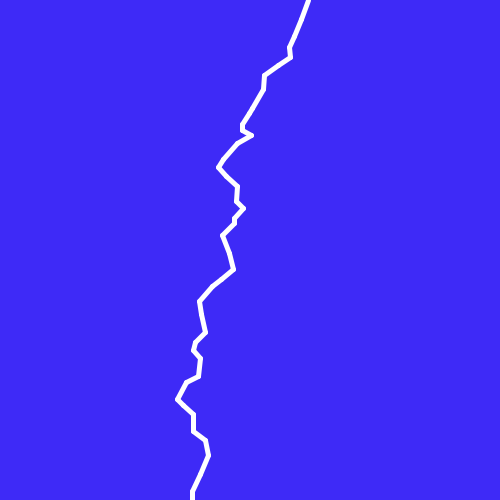
Frame 1 (no input)
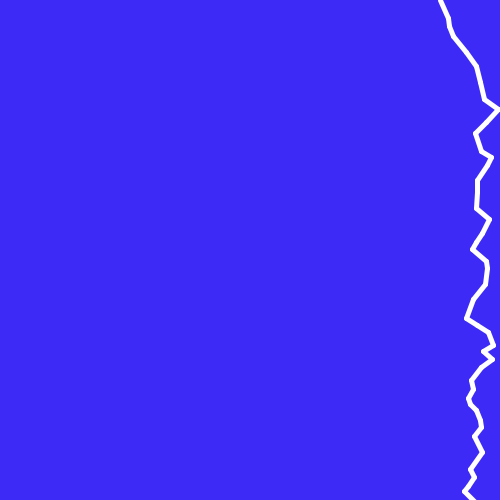
Frame 60 (the mouse pressed at the canvas centre just before this capture)
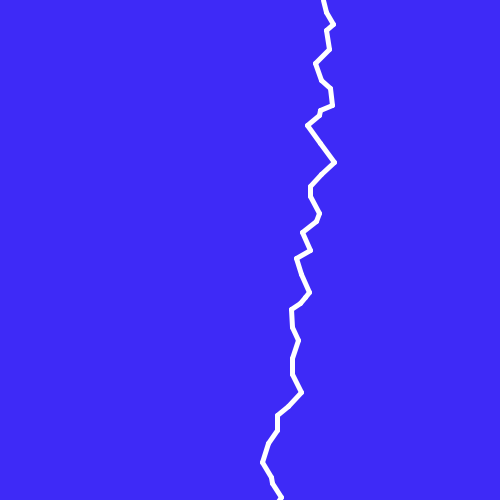
Frame 120 (the mouse held since frame 60 and released just before this capture)

The Processing sketch that drew these frames (run headless with seeded random() and noise(); from frame 60 on, the mouse is pressed at the canvas centre):

// Processing sketch: w06_storm
// ── w06_storm.pde
void setup() {
  size(500, 500);
  background(62, 42, 247);
  frameRate(30);
}//setup

void draw() {
  background(62, 42, 247);
  drawLightning((int)random(50, width-50), 0);
}//draw


void drawLightning(int x, int y) {
  stroke(255);
  strokeWeight(5);

  int nextX, nextY;
  while (y < height) {
    nextX = x + (int)random(-15, 15);
    nextY = y + (int)random(5, 20);

    line(x, y, nextX, nextY);
    x = nextX;
    y = nextY;

  }//draw parts
}//drawLightning
